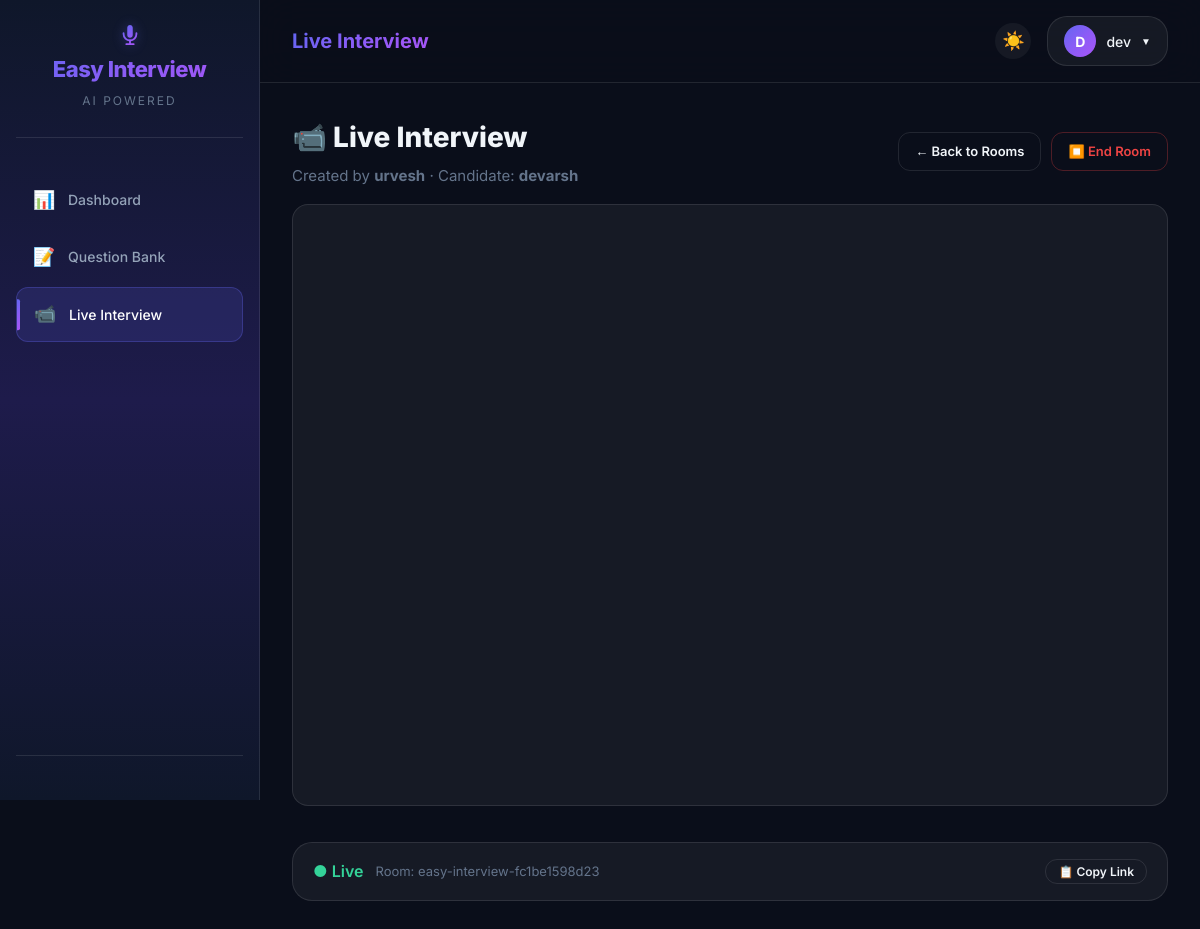
The page /live-room/48/ (signed in) on the database its author committed.
### myapp/models.py (models this page shows, shortened)
class LiveRoom(models.Model):
    STATUS_CHOICES = [
        ('scheduled', 'Scheduled'),
        ('live', 'Live'),
        ('completed', 'Completed'),
    ]
    room_name = models.CharField(max_length=100, unique=True)
    title = models.CharField(max_length=200, default='Live Interview')
    created_by = models.ForeignKey(settings.AUTH_USER_MODEL, on_delete=models.CASCADE, related_name='created_rooms')
    participant = models.ForeignKey(settings.AUTH_USER_MODEL, on_delete=models.SET_NULL, null=True, blank=True, related_name='invited_rooms')
    scheduled_at = models.DateTimeField(null=True, blank=True)
    status = models.CharField(max_length=20, choices=STATUS_CHOICES, default='scheduled')
    is_active = models.BooleanField(default=True)
    created_at = models.DateTimeField(auto_now_add=True)
    class Meta:
        ordering = ['-created_at']

class User(AbstractUser):
    profile_photo = models.ImageField(upload_to='profile_photos/', null=True, blank=True)
    is_expert = models.BooleanField(default=False)

### myapp/views.py (the view)
# urls.py: path('live-room/<int:room_id>/', views.join_live_room, name='join_live_room'),
@login_required
def join_live_room(request, room_id):
    room = get_object_or_404(LiveRoom, id=room_id)
    if room.created_by != request.user and room.participant != request.user and not request.user.is_staff:
        expected = room.participant.username if room.participant else "the assigned expert"
        messages.error(request, f"Access denied. This room is reserved for {expected}. You are currently logged in as {request.user.username}.")
        return redirect("home")
    return render(request, "myapp/live_room.html", {
        "room": room,
    })

### myapp/templates/myapp/live_room.html (shortened to what this page needs)
{% extends 'myapp/base.html' %}
{% block nav_live %}active{% endblock %}
{% block page_title %}<span>{{ room.title }}</span>{% endblock %}
{% block content %}
<div class="live-room-container animate-in">
    <div class="live-room-header">
        <div>
            <h1 class="page-title" style="margin-bottom: 4px;">📹 {{ room.title }}</h1>
            <p class="page-subtitle" style="margin-bottom: 0;">
                Created by <strong>{{ room.created_by.username }}</strong>
                {% if room.participant %} · Candidate: <strong>{{ room.participant.username }}</strong>{% endif %}
            </p>
        </div>
        <div style="display: flex; gap: 10px;">
            <a href="{% url 'live_rooms' %}" class="btn-outline-glass" style="padding: 8px 16px; font-size: 13px; text-decoration: none;">← Back to Rooms</a>
            {% if room.created_by == request.user or request.user.is_staff %}
            <a href="{% url 'end_live_room' room.id %}" class="btn-outline-glass" style="padding: 8px 16px; font-size: 13px; color: #ef4444; border-color: rgba(239, 68, 68, 0.3); text-decoration: none;" onclick="return confirm('End this room?');">⏹️ End Room</a>
            {% endif %}
        </div>
    </div>
    {% if room.is_active %}
    <div id="jitsi-wrapper-main" class="glass-card" style="padding: 0; overflow: hidden; border-radius: 16px; margin-bottom: 20px;">
        <div id="jitsi-container" style="width: 100%; height: 600px;"></div>
    </div>
    <div class="glass-card animate-in delay-2" style="padding: 16px 20px;">
        <div style="display: flex; align-items: center; gap: 12px; flex-wrap: wrap;">
            <span style="color: #34d399; font-weight: 600;">● Live</span>
            <span style="color: var(--text-muted); font-size: 13px;">Room: {{ room.room_name }}</span>
            <button onclick="copyRoomLink()" class="btn-outline-glass" style="padding: 4px 12px; font-size: 12px; margin-left: auto;">📋 Copy Link</button>
        </div>
    </div>
    {% endif %}
</div>
{% endblock %}

### myapp/templates/myapp/base.html (shortened to what this page needs)
{% load static %}
<!DOCTYPE html>
<html lang="en">
<head>
    <link rel="stylesheet" href="{% static 'css/style.css' %}?v=20">
</head>
<body>
<div id="wrapper">
    <div class="sidebar">
        <div class="sidebar-logo">
            <h2>Easy Interview</h2>
            <span>AI Powered</span>
        </div>
        <div class="sidebar-nav">
            {% if request.user.is_expert or request.user.is_staff %}
            <a href="{% url 'expert_dashboard' %}" class="nav-link {% block nav_expert_dash %}{% endblock %}">
                <span class="nav-icon">📊</span> Dashboard
            </a>
            <a href="{% url 'expert_questions_dashboard' %}" class="nav-link {% block nav_expert %}{% endblock %}">
                <span class="nav-icon">📝</span> Question Bank
            </a>
            <a href="{% url 'expert_live_rooms_dashboard' %}" class="nav-link {% block nav_live %}{% endblock %}">
                <span class="nav-icon">📹</span> Live Interview
            </a>
            {% endif %}
        </div>
        <div class="sidebar-footer">
        </div>
    </div>
    <div class="page-content">
        <div class="topbar">
            <div style="display: flex; align-items: center; gap: 12px;">
                <div class="topbar-title">
                    {% block page_title %}<span>Dashboard</span>{% endblock %}
                </div>
            </div>
            <div style="display: flex; align-items: center; gap: 16px;">
                <button id="theme-toggle-dashboard" class="btn-outline-glass" style="padding: 6px; width: 36px; height: 36px; border-radius: 50%; font-size: 18px; line-height: 1; border: none; cursor: pointer; background: var(--bg-glass);">
                    ☀️
                </button>
                <div class="profile-dropdown">
                    <button class="profile-btn">
                        {% if request.user.profile_photo %}
                            <img src="{{ request.user.profile_photo.url }}" alt="Avatar" style="width: 32px; height: 32px; border-radius: 50%; object-fit: cover; border: 2px solid var(--accent-primary);">
                        {% else %}
                            <div class="profile-avatar">{{ request.user.username|make_list|first|upper }}</div>
                        {% endif %}
                        <span>{{ request.user.username|default:"User" }}</span>
                        <span style="font-size: 10px;">▼</span>
                    </button>
            </div>
            </div>
        </div>
        <div class="main-content">
            {% block content %}{% endblock %}
        </div>
    </div>
</div>
</body>
</html>

### myapp/templates/myapp/live_room.html (style rules this page uses)
.live-room-container { display: flex; flex-direction: column; gap: 16px; max-width: 1100px; margin: 0 auto; }
.live-room-header { display: flex; justify-content: space-between; align-items: center; flex-wrap: wrap; gap: 12px; }

### rows shown on the page
LiveRoom: title "Live Interview", created_by.username "urvesh", participant.username "devarsh", room_name "easy-interview-fc1be1598d23"
User: user.username|make_list "D", user.username "dev"
